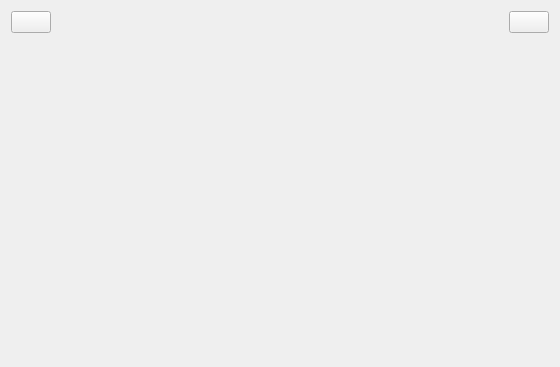
<?xml version="1.0" encoding="UTF-8"?>
<ui version="4.0">
 <class>MasterView</class>
 <widget class="QWidget" name="MasterView">
  <property name="geometry">
   <rect>
    <x>0</x>
    <y>0</y>
    <width>560</width>
    <height>367</height>
   </rect>
  </property>
  <property name="windowTitle">
   <string>MasterView</string>
  </property>
  <layout class="QVBoxLayout" name="verticalLayout">
   <item>
    <layout class="QHBoxLayout" name="horizontalLayout">
     <item>
      <widget class="QPushButton" name="btBack">
       <property name="text">
        <string/>
       </property>
       <property name="icon">
        <iconset resource="lab4.qrc">
         <normaloff>:/img/loop.png</normaloff>:/img/loop.png</iconset>
       </property>
      </widget>
     </item>
     <item>
      <spacer name="horizontalSpacer">
       <property name="orientation">
        <enum>Qt::Orientation::Horizontal</enum>
       </property>
       <property name="sizeHint" stdset="0">
        <size>
         <width>40</width>
         <height>20</height>
        </size>
       </property>
      </spacer>
     </item>
     <item>
      <widget class="QLabel" name="labelTitle">
       <property name="text">
        <string/>
       </property>
      </widget>
     </item>
     <item>
      <spacer name="horizontalSpacer_2">
       <property name="orientation">
        <enum>Qt::Orientation::Horizontal</enum>
       </property>
       <property name="sizeHint" stdset="0">
        <size>
         <width>40</width>
         <height>20</height>
        </size>
       </property>
      </spacer>
     </item>
     <item>
      <widget class="QPushButton" name="btLogout">
       <property name="text">
        <string/>
       </property>
       <property name="icon">
        <iconset resource="lab4.qrc">
         <normaloff>:/img/logout.png</normaloff>:/img/logout.png</iconset>
       </property>
      </widget>
     </item>
    </layout>
   </item>
   <item>
    <widget class="QStackedWidget" name="stackedWidget"/>
   </item>
  </layout>
 </widget>
 <resources>
  <include location="lab4.qrc"/>
 </resources>
 <connections/>
</ui>
